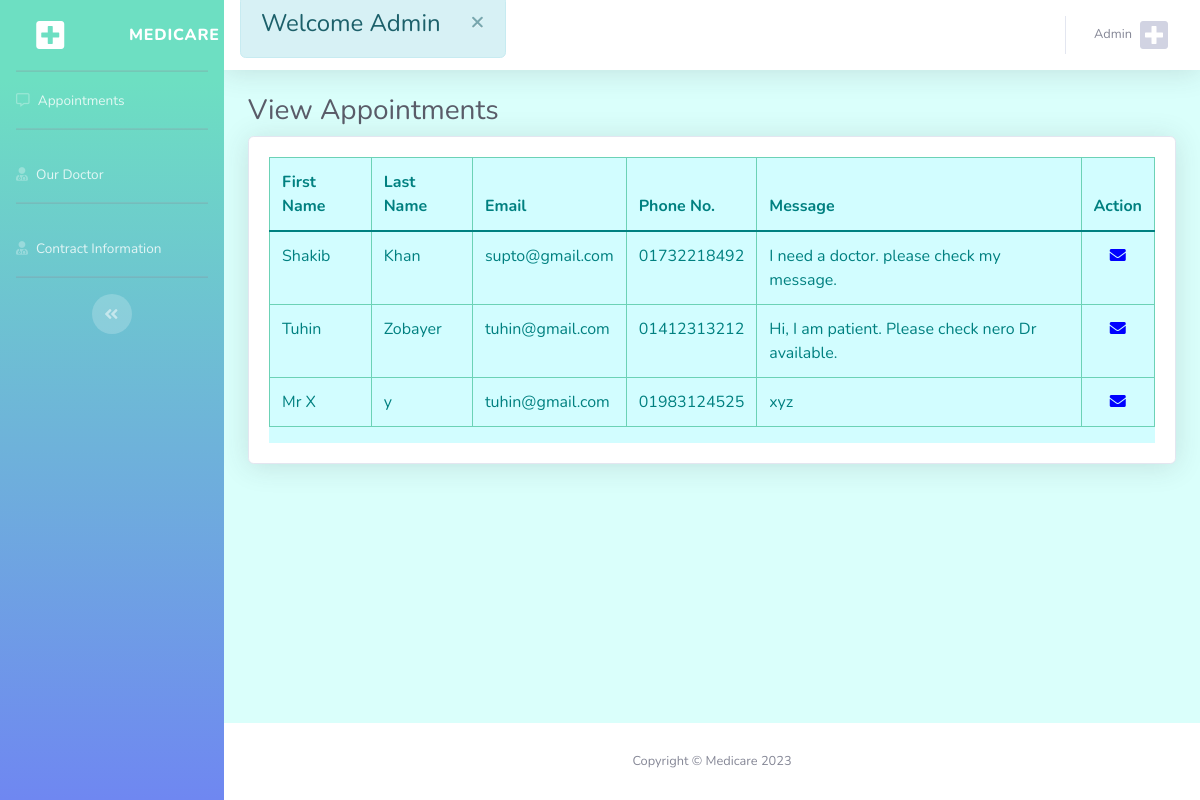
The app's page /message.php (signed in) with its own data.
### tables this page shows
CREATE TABLE `contract_info` (
  `id` int(11) NOT NULL,
  `first_name` varchar(255) NOT NULL,
  `last_name` varchar(255) NOT NULL,
  `email` varchar(255) NOT NULL,
  `phone` varchar(255) NOT NULL,
  `message` text NOT NULL
);

### message.php (the view, shortened to what this page needs)
<?php
include "lib/dbconnect.php";
$select_sql = "SELECT * FROM contract_info";
$allData = $connectdb -> query($select_sql);
?>
<!DOCTYPE html>
<html lang="en">
<head>
    <link href="vendor/fontawesome-free/css/all.min.css" rel="stylesheet" type="text/css">
    <link rel="stylesheet" href="css/custom.css">
    <link href="https://cdn.jsdelivr.net/npm/bootstrap@5.0.2/dist/css/bootstrap.min.css" rel="stylesheet"
>
    <link rel="stylesheet" href="https://use.fontawesome.com/releases/v5.15.3/css/all.css"
>
    <link href="css/sb-admin-2.css" rel="stylesheet">
    <link href="vendor/datatables/dataTables.bootstrap4.css" rel="stylesheet">
</head>
<body id="page-top">
    <div id="wrapper">
        <ul class="navbar-nav bg-gradient-primary sidebar sidebar-dark accordion cbg" id="accordionSidebar">
            <a class="sidebar-brand d-flex align-items-center justify-content-center" href="admin.php">
                <div class="sidebar-brand-icon">
                <i class="p-5 fas fa-plus-square"></i>
                </div>
                <div class="sidebar-brand-text mx-3">Medicare</div>
            </a>
            <hr class="sidebar-divider my-0">
            <li class="nav-item">
                <a class="nav-link" href="admin.php">
                    <i class="far fa-comment-alt"></i>
                    <span>Appointments</span></a>
            </li>
            <hr class="sidebar-divider">
            <li class="nav-item">
                <a class="nav-link" href="doctor.php">
                <i class="fas fa-user-md"></i>
                    <span>Our Doctor</span></a>
            </li>
            <hr class="sidebar-divider">
            <li class="nav-item">
                <a class="nav-link" href="message.php">
                <i class="fas fa-user-md"></i>
                    <span>Contract Information</span></a>
            </li>
            <hr class="sidebar-divider">
            <div class="text-center d-none d-md-inline">
                <button class="rounded-circle border-0" id="sidebarToggle"></button>
            </div>
        </ul>
        <div id="content-wrapper" class="d-flex flex-column">
            <div id="content">
                <nav class="navbar navbar-expand navbar-light bg-white topbar mb-4 static-top shadow">
                    <div class="alert alert-info alert-dismissible fade show mt-0" role="alert">
                        <h4>Welcome <?php echo isset($_SESSION['username'])?$_SESSION['username']:""; ?></h4>
                        <button type="button" class="close" data-dismiss="alert" aria-label="Close">
                            <span aria-hidden='true'>&times;</span>
                        </button>
                    </div>
                    <ul class="navbar-nav ml-auto">
                        <li class="nav-item dropdown no-arrow">
                            <a class="nav-link dropdown-toggle" href="#" id="userDropdown" role="button"
                                data-toggle="dropdown" aria-haspopup="true" aria-expanded="false">
                                <span
                                    class="mr-2 d-none d-lg-inline text-gray-600 small"><?php echo isset($_SESSION['username'])?$_SESSION['username']:""; ?></span>
                                <i class="img-profile cprofile fas fa-plus-square"></i>
                            </a>
                        </li>
                    </ul>
                </nav>
                <div class="container-fluid">
                    <h1 class="h3 mb-2 text-gray-800">View Appointments</h1>
                    <div class="card shadow mb-4">
                        <div class="card-body">
                            <div class="table-responsive ">
                                <table class="table table-bordered bg-pink" id="dataTable" width="100%" cellspacing="0">
                                    <thead>
                                        <tr>
                                            <th>First Name</th>
                                            <th>Last Name</th>
                                            <th>Email</th>
                                            <th>Phone No.</th>
                                            <th>Message</th>
                                            <th>Action</th>
                                        </tr>
                                    </thead>
                                    <tbody>
                                        <?php if($allData -> num_rows>0){ ?>
                                        <?php while($fetchData=$allData -> fetch_assoc()) {?>
                                        <tr>
                                            <td><?php echo $fetchData['first_name'];?></td>
                                            <td><?php echo $fetchData['last_name'];?></td>
                                            <td><?php echo $fetchData['email'];?></td>
                                            <td><?php echo $fetchData['phone'];?></td>
                                            <td><?php echo $fetchData['message'];?></td>
                                            <td style="text-align:center;">
                                                <a href="mailto:<?php echo $fetchData['email'] ?>" title="mail">
                                                    <i class="fas fa-envelope" style="color:blue;"></i></a>
                                            </td>
                                        </tr>
                                        <?php }?>
                                        <?php }?>
                                    </tbody>
                                </table>
                            </div>
                        </div>
                    </div>
                </div>
            </div>
            <footer class="sticky-footer bg-white">
                <div class="container my-auto">
                    <div class="copyright text-center my-auto">
                        <span>Copyright &copy; Medicare 2023</span>
                    </div>
                </div>
            </footer>
        </div>
    </div>
</body>
</html>

### css/custom.css (style rules this page uses)
.cbg { background-image: linear-gradient(180deg, #6ddfc2 10%, #6f87f1 100%) !important; background-size: cover !important; }
.cprofile { font-size: 32px; }

### records on screen
contract_info: first_name "Shakib", last_name "Khan", email "supto@gmail.com", phone "01732218492", message "I need a doctor. please check my message."
contract_info: first_name "Tuhin", last_name "Zobayer", email "tuhin@gmail.com", phone "01412313212", message "Hi, I am patient. Please check nero Dr available."
contract_info: first_name "Mr X", last_name "y", email "tuhin@gmail.com", phone "01983124525", message "xyz"

### other values on screen
$_SESSION['username'] "Admin"
